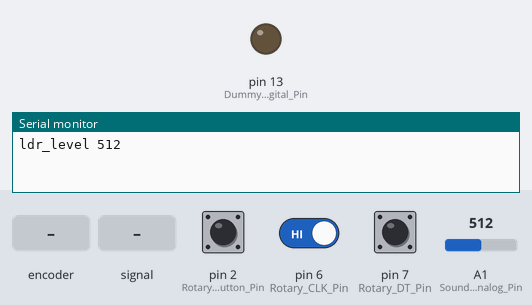
The sketch below on a simulated Arduino Uno, built with avr-gcc and run on an emulated ATmega328P. Parts: output pins drawn as LEDs (lit = HIGH), the last lines printed to the serial monitor. The inputs (shaded band) are chosen by the test bench; at power-on: pin 6 (Rotary_CLK_Pin) HIGH, A1 (Sound_Analog_Pin) = 512, pin 2 (Rotary_Button_Pin) HIGH, pin 7 (Rotary_DT_Pin) HIGH.

Above: at 1.2 s.
1.3 s: rotary encoder on pin 2 (Rotary_Button_Pin) / pin 7 (Rotary_DT_Pin) turned 1 step (first pin leading)
At 1.9 s:
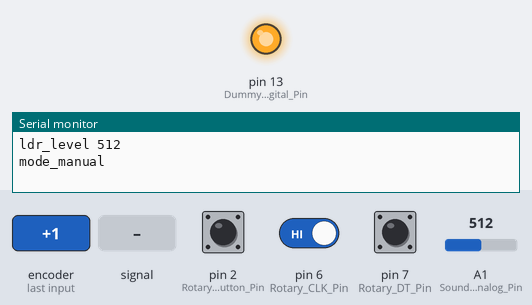
3.0 s: A1 (Sound_Analog_Pin) fed a 200 Hz sine of ±460 counts around its level
At 5.12 s:
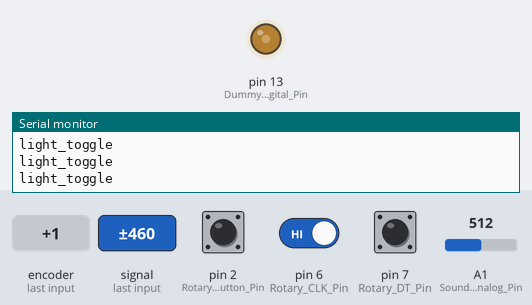
7.1 s: pin 6 (Rotary_CLK_Pin) driven LOW
10.6 s: pin 6 (Rotary_CLK_Pin) driven HIGH
14.1 s: A1 (Sound_Analog_Pin) set to 716
At 16.4 s:
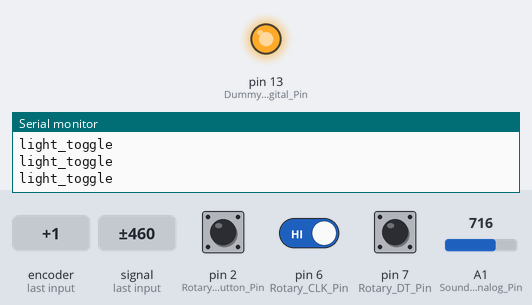
16.7 s: A1 (Sound_Analog_Pin) set to 83
18.2 s: A1 (Sound_Analog_Pin) set to 68
At 19.0 s:
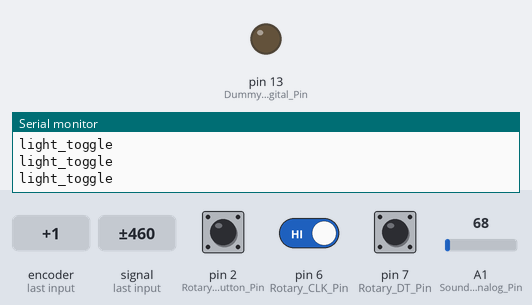
Timing chart, 0 to 20.7 s (numbered marks = the images above; inputs shaded):
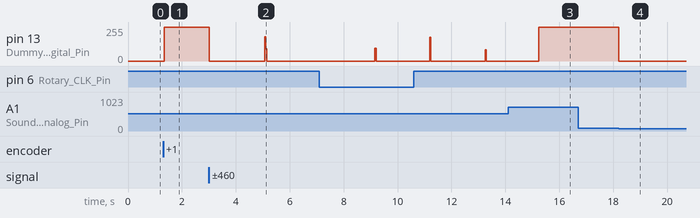

The sketch:

IoTBrightnessAdjustmentArduino.ino
```cpp
// https://playground.arduino.cc/code/timer
#include <Timer.h>

#define LDR_Pin 0
#define Sound_Analog_Pin A1
#define Rotary_CLK_Pin 6
#define Rotary_DT_Pin 7
#define Dummy_Digital_Pin 13
#define Rotary_Button_Pin 2

#define counterResetTimeout 700
bool blockTimeout = false;
bool mode_auto = true;

// read LDR value every 10 seconds
#define LDR_readInterval 1000
int LDR_level;

// How long the clap sound detection should be suspended (2 seconds)
#define Sound_blockDelay 2000
#define Sound_analogThreshold 75
short Sound_counter = 0;

#define Rotary_buttonDebounceTime 500
volatile boolean Rotary_stateChanged = false;
unsigned long Rotary_newButtonPressedTime;
unsigned long Rotary_lastButtonPressedTime;
int Rotary_lastValue;
int Rotary_value;

#define clapTriggerDelay 2
bool blockClap = false;
unsigned long lastClapTime = 0;

Timer ldr_t;
Timer light_t;
Timer clap_t;

int timer_id;

void readLDR() {
  LDR_level = analogRead(LDR_Pin);
  Serial.print("ldr_level " + String(LDR_level));
  Serial.println();
}

void setup() {
  pinMode(Rotary_Button_Pin, INPUT_PULLUP);
  pinMode(Dummy_Digital_Pin, OUTPUT);
  pinMode(Rotary_CLK_Pin, INPUT);
  pinMode(Rotary_DT_Pin, INPUT);
  attachInterrupt(digitalPinToInterrupt(Rotary_Button_Pin), Rotary_interruptHandler, RISING);
  Serial.begin(9600);
  Rotary_lastValue = digitalRead(Rotary_CLK_Pin);
  timer_id = ldr_t.every(LDR_readInterval, readLDR, NULL);
}

void Rotary_interruptHandler() {
  Rotary_stateChanged = true;
}

void resetCounterAfterTimeout() {
  if (blockTimeout) {
    blockTimeout = false;
    return;
  }
  Sound_counter = 0;
}

void unblockClap() {
  blockClap = false;
}

void loop() {
  if (Rotary_stateChanged){
    Rotary_stateChanged = false;
    Rotary_newButtonPressedTime = millis();
    if ((Rotary_newButtonPressedTime - Rotary_lastButtonPressedTime) >= Rotary_buttonDebounceTime) {
      if (mode_auto){
        mode_auto = false;
        Serial.println("mode_manual");
        ldr_t.stop(timer_id);
      }
      else {
        mode_auto = true;
        Serial.println("mode_auto");
        timer_id = ldr_t.every(LDR_readInterval, readLDR, NULL);
      }
      Rotary_lastButtonPressedTime = Rotary_newButtonPressedTime;
    }
  }
  if (mode_auto) {
    ldr_t.update();
  }
  else {
    light_t.update();
    clap_t.update();
    int Sound_analogValue = analogRead(Sound_Analog_Pin);
    if (!blockClap && (millis() - lastClapTime) > clapTriggerDelay) {
      if (Sound_analogValue >= Sound_analogThreshold) {
        digitalWrite(Dummy_Digital_Pin, HIGH);
        if (Sound_counter == 0 || Sound_counter == 2) {
          blockTimeout = true;
          Sound_counter++;
          light_t.after(counterResetTimeout, resetCounterAfterTimeout, NULL);
          lastClapTime = millis();
        }
      } else {
        digitalWrite(Dummy_Digital_Pin, LOW);
        if (Sound_counter == 1 || Sound_counter == 3) {
          blockTimeout = true;
          Sound_counter++;
          light_t.after(counterResetTimeout, resetCounterAfterTimeout, NULL);
          lastClapTime = millis();
        }
        if (Sound_counter == 4) {
          Sound_counter = 0;
          blockTimeout = false;
          Serial.println("light_toggle");
          blockClap = true;
          clap_t.after(Sound_blockDelay, unblockClap, NULL);
        }
      }
    }
  }

  Rotary_value = digitalRead(Rotary_CLK_Pin);
  if (Rotary_value != Rotary_lastValue) {
    if (digitalRead(Rotary_DT_Pin) != Rotary_value) {
      Serial.println("rotary CCW");
    } else {
      Serial.println("rotary CW");
    }
  }
  Rotary_lastValue = Rotary_value;
}
```

Measured:
- the behaviour switches between 75 and 74 on A1 (Sound_Analog_Pin) (found by bisection; images 3 and 4)
- after the input at 1.3 s, pin 13 (Dummy_Digital_Pin): 0/255 → 255/255 after 0.05 s
- after the input at 3.0 s, pin 13 (Dummy_Digital_Pin): 255/255 → 0/255 at once
- after the input at 14.1 s, pin 13 (Dummy_Digital_Pin): 0/255 → 255/255 after 1.1 s
- after the input at 16.7 s, every drawn part: stays the same
- after the input at 18.2 s, pin 13 (Dummy_Digital_Pin): 255/255 → 0/255 at once
